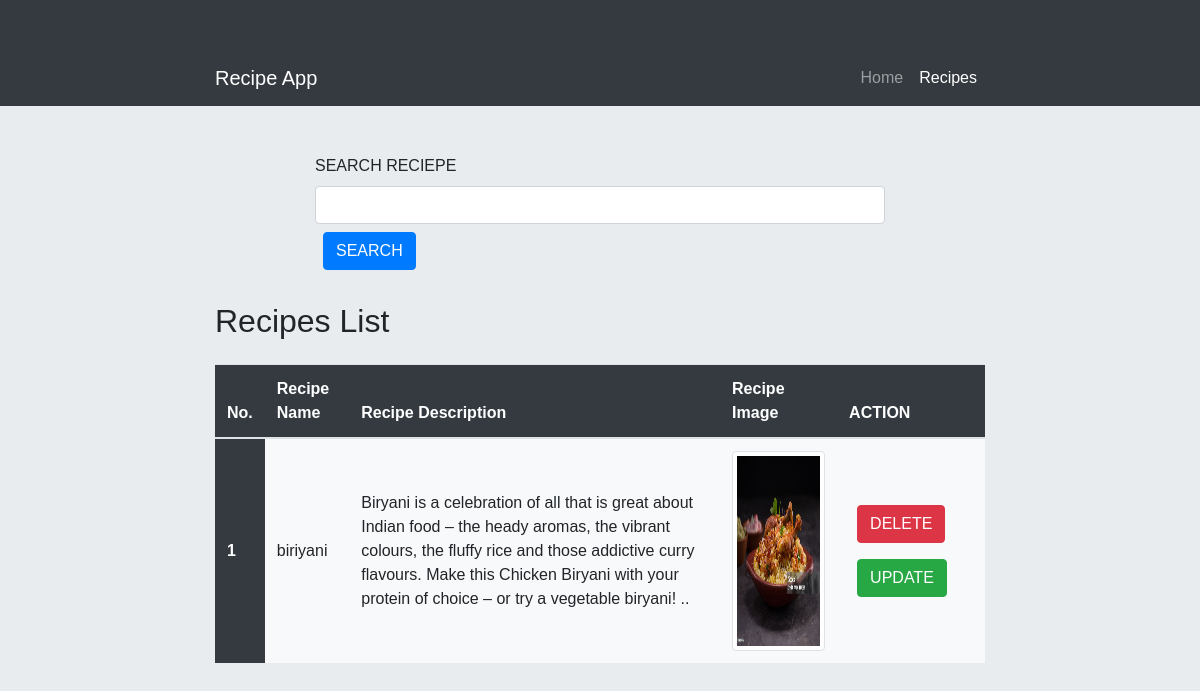
Screenshot of /show.html/ with the database file from the repository.
### vege/models.py (models this page shows)
class receipe(models.Model):
    rname=models.CharField(max_length=100)
    rdesc=models.TextField()
    rimage=models.ImageField(upload_to="recipe")

### vege/views.py (the view)
# urls.py: path('show.html/',show),
def show(request):
    queryset=receipe.objects.all()
    if request.GET.get("search_r"):
        queryset=queryset.filter(rname__icontains=request.GET.get("search_r"))
    context={'recipies':queryset}
    return render(request,"show.html",context)

### vege/templates/show.html (shortened to what this page needs)
<!DOCTYPE html>
<html lang="en">
<head>
    <link href="https://stackpath.bootstrapcdn.com/bootstrap/4.5.2/css/bootstrap.min.css" rel="stylesheet">
</head>
<body>
    <nav class="navbar navbar-expand-lg navbar-dark bg-dark">
        <div class="container">
            <a class="navbar-brand" href="#">Recipe App</a>
            <div class="collapse navbar-collapse" id="navbarNav">
                <ul class="navbar-nav ml-auto">
                    <li class="nav-item">
                        <a class="nav-link" href="/">Home</a>
                    </li>
                    <li class="nav-item active">
                        <a class="nav-link" href="">Recipes</a>
                </ul>
            </div>
        </div>
    </nav>
    <div class="mt-5">
        <div class="mx-auto col-6 nb-3">
            <form>
            <label for="recipeName"> SEARCH RECIEPE</label>
            <input name="search_r"  class="form-control" >
            <button type="submit" class="btn btn-primary m-2 ">SEARCH</button>
        </div>
    </div>
    <div class="container mt-4">
        <h2 class="mb-4">Recipes List</h2>
        <table class="table table-striped-columns table-hover">
            <thead>
                <tr>
                    <th scope="col">No.</th>
                    <th scope="col">Recipe Name</th>
                    <th scope="col">Recipe Description</th>
                    <th scope="col">Recipe Image</th>
                    <th scope="col">ACTION</th>
                </tr>
            </thead>
            <tbody>
                {% for reci in recipies %}
                <tr>
                    <th scope="row">{{ forloop.counter }}</th>
                    <td>{{ reci.rname }}</td>
                    <td>{{ reci.rdesc }}</td>
                    <td><img src="/media/{{ reci.rimage }}" class="img-thumbnail" style="height:200px" ></td>
                        <td>
                           <a href="/delete_recipie/{{reci.id}}" class="btn btn-danger m-2">DELETE</a>
                           <a href="/update_items/{{reci.id}}" class="btn btn-success m-2">UPDATE</a>
                        </td>
                </tr>
                {% endfor %}
            </tbody>
        </table>
    </div>
</body>
</html>

### vege/templates/show.html (style rules this page uses)
body { background-color: #e9ecef; font-family: Arial, sans-serif; }
.container { background-color: ##e9ecef; max-width: 800px; margin-top: 50px; }
.table { background-color: #ffffff; }
.table th, .table td { vertical-align: middle; }
.table th { background-color: #343a40; color: #ffffff; }
.table-striped-columns tbody tr:nth-of-type(odd) { background-color: #f8f9fa; }

### rows the page displays
receipe: rname "biriyani", rdesc "Biryani is a celebration of all that is great about Indian food – the heady aromas, the vibrant colours, the fluffy rice and those addictive curry flavours. Make this Chicken Biryani with your protein of choice – or try a vegetable biryani! ..", rimage (picture)
